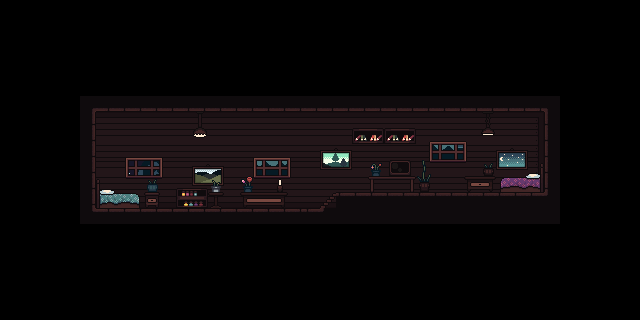

Rendered tile map (Tiled .tmx) drawn with the repository's tilesets; below, a short description and the full map source, tile grids included:
An orthogonal 40x20 tile map with 16x16 px tiles, 1 tile layer (décor 1) and 6 objects.

<map version="1.10" tiledversion="1.12.1" orientation="orthogonal" renderorder="right-down" width="40" height="20" tilewidth="16" tileheight="16" infinite="0" nextlayerid="3" nextobjectid="7">
 <tileset firstgid="1" source="sm.tsx" />
 <objectgroup id="2" name="collisions">
  <object id="1" x="336.991" y="191.98" width="224" height="32" />
  <object id="2" x="80.9915" y="207.98" width="256" height="15.5" />
  <object id="3" x="81.2415" y="95.9801" width="15.75" height="128" />
  <object id="4" x="81.4915" y="95.7301" width="479.5" height="16.25" />
  <object id="5" x="544.991" y="95.9801" width="16" height="128" />
  <object id="6" x="326.741" y="200.23" width="10.5" height="7.25" />
 </objectgroup>
 <layer id="1" name="décor 1" width="40" height="20">
  <data encoding="csv">
0,0,0,0,0,0,0,0,0,0,0,0,0,0,0,0,0,0,0,0,0,0,0,0,0,0,0,0,0,0,0,0,0,0,0,0,0,0,0,0,
0,0,0,0,0,0,0,0,0,0,0,0,0,0,0,0,0,0,0,0,0,0,0,0,0,0,0,0,0,0,0,0,0,0,0,0,0,0,0,0,
0,0,0,0,0,0,0,0,0,0,0,0,0,0,0,0,0,0,0,0,0,0,0,0,0,0,0,0,0,0,0,0,0,0,0,0,0,0,0,0,
0,0,0,0,0,0,0,0,0,0,0,0,0,0,0,0,0,0,0,0,0,0,0,0,0,0,0,0,0,0,0,0,0,0,0,0,0,0,0,0,
0,0,0,0,0,0,0,0,0,0,0,0,0,0,0,0,0,0,0,0,0,0,0,0,0,0,0,0,0,0,0,0,0,0,0,0,0,0,0,0,
0,0,0,0,0,0,0,0,0,0,0,0,0,0,0,0,0,0,0,0,0,0,0,0,0,0,0,0,0,0,0,0,0,0,0,0,0,0,0,0,
0,0,0,0,0,2147483678,2147483677,2147483676,2147483675,2147483674,2147483673,2147483672,2147483671,2147483670,2147483669,2147483668,2147483667,2147483666,2147483665,2147483664,2147483663,2147483662,2147483661,2147483660,2147483659,2147483658,2147483657,2147483656,2147483655,2147483654,2147483653,2147483652,2147483651,2147483650,2147483649,0,0,0,0,0,
0,0,0,0,0,2147483708,2147483707,2147483706,2147483705,2147483704,2147483703,2147483702,2147483701,2147483700,2147483699,2147483698,2147483697,2147483696,2147483695,2147483694,2147483693,2147483692,2147483691,2147483690,2147483689,2147483688,2147483687,2147483686,2147483685,2147483684,2147483683,2147483682,2147483681,2147483680,2147483679,0,0,0,0,0,
0,0,0,0,0,2147483738,2147483737,2147483736,2147483735,2147483734,2147483733,2147483732,2147483731,2147483730,2147483729,2147483728,2147483727,2147483726,2147483725,2147483724,2147483723,2147483722,2147483721,2147483720,2147483719,2147483718,2147483717,2147483716,2147483715,2147483714,2147483713,2147483712,2147483711,2147483710,2147483709,0,0,0,0,0,
0,0,0,0,0,2147483768,2147483767,2147483766,2147483765,2147483764,2147483763,2147483762,2147483761,2147483760,2147483759,2147483758,2147483757,2147483756,2147483755,2147483754,2147483753,2147483752,2147483751,2147483750,2147483749,2147483748,2147483747,2147483746,2147483745,2147483744,2147483743,2147483742,2147483741,2147483740,2147483739,0,0,0,0,0,
0,0,0,0,0,2147483798,2147483797,2147483796,2147483795,2147483794,2147483793,2147483792,2147483791,2147483790,2147483789,2147483788,2147483787,2147483786,2147483785,2147483784,2147483783,2147483782,2147483781,2147483780,2147483779,2147483778,2147483777,2147483776,2147483775,2147483774,2147483773,2147483772,2147483771,2147483770,2147483769,0,0,0,0,0,
0,0,0,0,0,2147483828,2147483827,2147483826,2147483825,2147483824,2147483823,2147483822,2147483821,2147483820,2147483819,2147483818,2147483817,2147483816,2147483815,2147483814,2147483813,2147483812,2147483811,2147483810,2147483809,2147483808,2147483807,2147483806,2147483805,2147483804,2147483803,2147483802,2147483801,2147483800,2147483799,0,0,0,0,0,
0,0,0,0,0,2147483858,2147483857,2147483856,2147483855,2147483854,2147483853,2147483852,2147483851,2147483850,2147483849,2147483848,2147483847,2147483846,2147483845,2147483844,2147483843,2147483842,2147483841,2147483840,2147483839,2147483838,2147483837,2147483836,2147483835,2147483834,2147483833,2147483832,2147483831,2147483830,2147483829,0,0,0,0,0,
0,0,0,0,0,2147483888,2147483887,2147483886,2147483885,2147483884,2147483883,2147483882,2147483881,2147483880,2147483879,2147483878,2147483877,2147483876,2147483875,2147483874,2147483873,2147483872,2147483871,2147483870,2147483869,2147483868,2147483867,2147483866,2147483865,2147483864,2147483863,2147483862,2147483861,2147483860,2147483859,0,0,0,0,0,
0,0,0,0,0,0,0,0,0,0,0,0,0,0,0,0,0,0,0,0,0,0,0,0,0,0,0,0,0,0,0,0,0,0,0,0,0,0,0,0,
0,0,0,0,0,0,0,0,0,0,0,0,0,0,0,0,0,0,0,0,0,0,0,0,0,0,0,0,0,0,0,0,0,0,0,0,0,0,0,0,
0,0,0,0,0,0,0,0,0,0,0,0,0,0,0,0,0,0,0,0,0,0,0,0,0,0,0,0,0,0,0,0,0,0,0,0,0,0,0,0,
0,0,0,0,0,0,0,0,0,0,0,0,0,0,0,0,0,0,0,0,0,0,0,0,0,0,0,0,0,0,0,0,0,0,0,0,0,0,0,0,
0,0,0,0,0,0,0,0,0,0,0,0,0,0,0,0,0,0,0,0,0,0,0,0,0,0,0,0,0,0,0,0,0,0,0,0,0,0,0,0,
0,0,0,0,0,0,0,0,0,0,0,0,0,0,0,0,0,0,0,0,0,0,0,0,0,0,0,0,0,0,0,0,0,0,0,0,0,0,0,0
</data>
 </layer>
</map>
